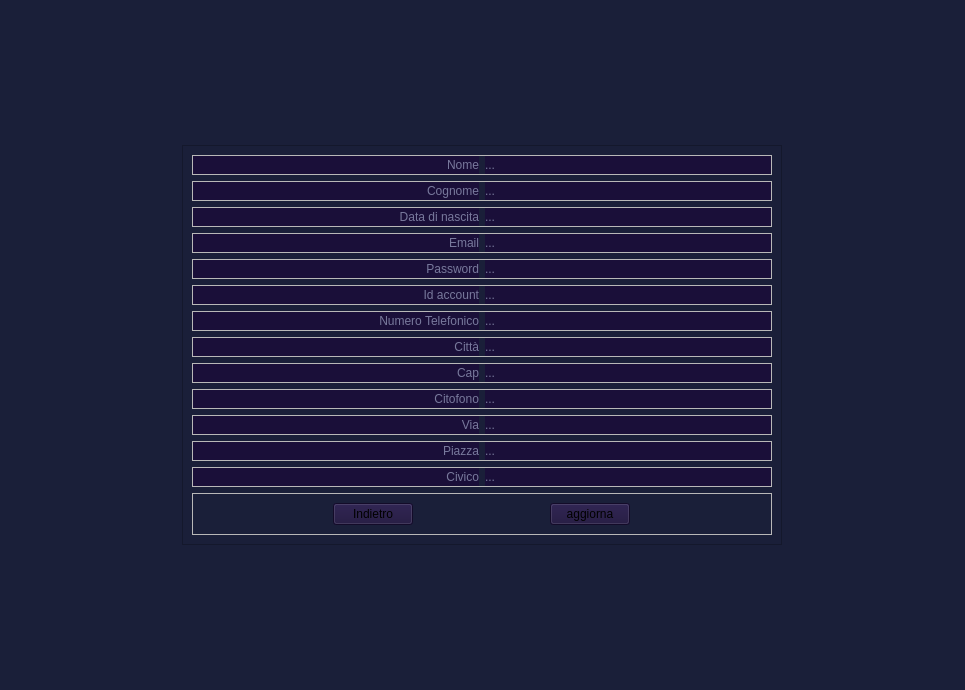
<?xml version="1.0" encoding="UTF-8"?>
<ui version="4.0">
 <class>Prodotti</class>
 <widget class="QWidget" name="Prodotti">
  <property name="geometry">
   <rect>
    <x>0</x>
    <y>0</y>
    <width>965</width>
    <height>690</height>
   </rect>
  </property>
  <property name="windowTitle">
   <string>Form</string>
  </property>
  <property name="styleSheet">
   <string notr="true">#Prodotti{
	background-color:#1a1f39;
}
QLabel{
	color:#78799c;
	background-color:#1a0f39;
}</string>
  </property>
  <layout class="QHBoxLayout" name="horizontalLayout_10">
   <item>
    <widget class="QFrame" name="frame">
     <property name="maximumSize">
      <size>
       <width>600</width>
       <height>400</height>
      </size>
     </property>
     <property name="styleSheet">
      <string notr="true">#frame{
	background-color:#1a1f39;
}</string>
     </property>
     <property name="frameShape">
      <enum>QFrame::StyledPanel</enum>
     </property>
     <property name="frameShadow">
      <enum>QFrame::Raised</enum>
     </property>
     <layout class="QVBoxLayout" name="verticalLayout">
      <item>
       <widget class="QFrame" name="frame_6">
        <property name="frameShape">
         <enum>QFrame::StyledPanel</enum>
        </property>
        <property name="frameShadow">
         <enum>QFrame::Raised</enum>
        </property>
        <layout class="QHBoxLayout" name="horizontalLayout_5">
         <property name="spacing">
          <number>6</number>
         </property>
         <property name="leftMargin">
          <number>0</number>
         </property>
         <property name="topMargin">
          <number>0</number>
         </property>
         <property name="rightMargin">
          <number>0</number>
         </property>
         <property name="bottomMargin">
          <number>0</number>
         </property>
         <item>
          <widget class="QLabel" name="nome">
           <property name="text">
            <string>Nome</string>
           </property>
           <property name="alignment">
            <set>Qt::AlignRight|Qt::AlignTrailing|Qt::AlignVCenter</set>
           </property>
          </widget>
         </item>
         <item>
          <widget class="QLabel" name="nomeDaIns">
           <property name="text">
            <string>...</string>
           </property>
          </widget>
         </item>
        </layout>
       </widget>
      </item>
      <item>
       <widget class="QFrame" name="frame_5">
        <property name="frameShape">
         <enum>QFrame::StyledPanel</enum>
        </property>
        <property name="frameShadow">
         <enum>QFrame::Raised</enum>
        </property>
        <layout class="QHBoxLayout" name="horizontalLayout_4">
         <property name="spacing">
          <number>6</number>
         </property>
         <property name="leftMargin">
          <number>0</number>
         </property>
         <property name="topMargin">
          <number>0</number>
         </property>
         <property name="rightMargin">
          <number>0</number>
         </property>
         <property name="bottomMargin">
          <number>0</number>
         </property>
         <item>
          <widget class="QLabel" name="cognome">
           <property name="text">
            <string>Cognome</string>
           </property>
           <property name="alignment">
            <set>Qt::AlignRight|Qt::AlignTrailing|Qt::AlignVCenter</set>
           </property>
          </widget>
         </item>
         <item>
          <widget class="QLabel" name="cognomeDaIns">
           <property name="text">
            <string>...</string>
           </property>
          </widget>
         </item>
        </layout>
       </widget>
      </item>
      <item>
       <widget class="QFrame" name="frame_7">
        <property name="frameShape">
         <enum>QFrame::StyledPanel</enum>
        </property>
        <property name="frameShadow">
         <enum>QFrame::Raised</enum>
        </property>
        <layout class="QHBoxLayout" name="horizontalLayout_6">
         <property name="spacing">
          <number>6</number>
         </property>
         <property name="leftMargin">
          <number>0</number>
         </property>
         <property name="topMargin">
          <number>0</number>
         </property>
         <property name="rightMargin">
          <number>0</number>
         </property>
         <property name="bottomMargin">
          <number>0</number>
         </property>
         <item>
          <widget class="QLabel" name="dataDiNascita">
           <property name="text">
            <string>Data di nascita</string>
           </property>
           <property name="alignment">
            <set>Qt::AlignRight|Qt::AlignTrailing|Qt::AlignVCenter</set>
           </property>
          </widget>
         </item>
         <item>
          <widget class="QLabel" name="dataDiNascitaDaIns">
           <property name="text">
            <string>...</string>
           </property>
          </widget>
         </item>
        </layout>
       </widget>
      </item>
      <item>
       <widget class="QFrame" name="frame_8">
        <property name="frameShape">
         <enum>QFrame::StyledPanel</enum>
        </property>
        <property name="frameShadow">
         <enum>QFrame::Raised</enum>
        </property>
        <layout class="QHBoxLayout" name="horizontalLayout_7">
         <property name="spacing">
          <number>6</number>
         </property>
         <property name="leftMargin">
          <number>0</number>
         </property>
         <property name="topMargin">
          <number>0</number>
         </property>
         <property name="rightMargin">
          <number>0</number>
         </property>
         <property name="bottomMargin">
          <number>0</number>
         </property>
         <item>
          <widget class="QLabel" name="email">
           <property name="text">
            <string>Email</string>
           </property>
           <property name="alignment">
            <set>Qt::AlignRight|Qt::AlignTrailing|Qt::AlignVCenter</set>
           </property>
          </widget>
         </item>
         <item>
          <widget class="QLabel" name="emailDaIns">
           <property name="text">
            <string>...</string>
           </property>
          </widget>
         </item>
        </layout>
       </widget>
      </item>
      <item>
       <widget class="QFrame" name="frame_12">
        <property name="frameShape">
         <enum>QFrame::StyledPanel</enum>
        </property>
        <property name="frameShadow">
         <enum>QFrame::Raised</enum>
        </property>
        <layout class="QHBoxLayout" name="horizontalLayout_12">
         <property name="spacing">
          <number>6</number>
         </property>
         <property name="leftMargin">
          <number>0</number>
         </property>
         <property name="topMargin">
          <number>0</number>
         </property>
         <property name="rightMargin">
          <number>0</number>
         </property>
         <property name="bottomMargin">
          <number>0</number>
         </property>
         <item>
          <widget class="QLabel" name="password">
           <property name="text">
            <string>Password</string>
           </property>
           <property name="alignment">
            <set>Qt::AlignRight|Qt::AlignTrailing|Qt::AlignVCenter</set>
           </property>
          </widget>
         </item>
         <item>
          <widget class="QLabel" name="passwordDaIns">
           <property name="text">
            <string>...</string>
           </property>
          </widget>
         </item>
        </layout>
       </widget>
      </item>
      <item>
       <widget class="QFrame" name="frame_9">
        <property name="frameShape">
         <enum>QFrame::StyledPanel</enum>
        </property>
        <property name="frameShadow">
         <enum>QFrame::Raised</enum>
        </property>
        <layout class="QHBoxLayout" name="horizontalLayout_8">
         <property name="spacing">
          <number>6</number>
         </property>
         <property name="leftMargin">
          <number>0</number>
         </property>
         <property name="topMargin">
          <number>0</number>
         </property>
         <property name="rightMargin">
          <number>0</number>
         </property>
         <property name="bottomMargin">
          <number>0</number>
         </property>
         <item>
          <widget class="QLabel" name="idAccount">
           <property name="text">
            <string>Id account</string>
           </property>
           <property name="alignment">
            <set>Qt::AlignRight|Qt::AlignTrailing|Qt::AlignVCenter</set>
           </property>
          </widget>
         </item>
         <item>
          <widget class="QLabel" name="idAccountDaIns">
           <property name="text">
            <string>...</string>
           </property>
          </widget>
         </item>
        </layout>
       </widget>
      </item>
      <item>
       <widget class="QFrame" name="frame_4">
        <property name="frameShape">
         <enum>QFrame::StyledPanel</enum>
        </property>
        <property name="frameShadow">
         <enum>QFrame::Raised</enum>
        </property>
        <layout class="QHBoxLayout" name="horizontalLayout_3">
         <property name="spacing">
          <number>6</number>
         </property>
         <property name="leftMargin">
          <number>0</number>
         </property>
         <property name="topMargin">
          <number>0</number>
         </property>
         <property name="rightMargin">
          <number>0</number>
         </property>
         <property name="bottomMargin">
          <number>0</number>
         </property>
         <item>
          <widget class="QLabel" name="numeroTelefonico">
           <property name="text">
            <string>Numero Telefonico</string>
           </property>
           <property name="alignment">
            <set>Qt::AlignRight|Qt::AlignTrailing|Qt::AlignVCenter</set>
           </property>
          </widget>
         </item>
         <item>
          <widget class="QLabel" name="numeroTelefonicoDaIns">
           <property name="text">
            <string>...</string>
           </property>
          </widget>
         </item>
        </layout>
       </widget>
      </item>
      <item>
       <widget class="QFrame" name="frame_13">
        <property name="frameShape">
         <enum>QFrame::StyledPanel</enum>
        </property>
        <property name="frameShadow">
         <enum>QFrame::Raised</enum>
        </property>
        <layout class="QHBoxLayout" name="horizontalLayout_13">
         <property name="spacing">
          <number>6</number>
         </property>
         <property name="leftMargin">
          <number>0</number>
         </property>
         <property name="topMargin">
          <number>0</number>
         </property>
         <property name="rightMargin">
          <number>0</number>
         </property>
         <property name="bottomMargin">
          <number>0</number>
         </property>
         <item>
          <widget class="QLabel" name="citta">
           <property name="text">
            <string>Città</string>
           </property>
           <property name="alignment">
            <set>Qt::AlignRight|Qt::AlignTrailing|Qt::AlignVCenter</set>
           </property>
          </widget>
         </item>
         <item>
          <widget class="QLabel" name="cittaDaIns">
           <property name="text">
            <string>...</string>
           </property>
          </widget>
         </item>
        </layout>
       </widget>
      </item>
      <item>
       <widget class="QFrame" name="frame_16">
        <property name="frameShape">
         <enum>QFrame::StyledPanel</enum>
        </property>
        <property name="frameShadow">
         <enum>QFrame::Raised</enum>
        </property>
        <layout class="QHBoxLayout" name="horizontalLayout_16">
         <property name="spacing">
          <number>6</number>
         </property>
         <property name="leftMargin">
          <number>0</number>
         </property>
         <property name="topMargin">
          <number>0</number>
         </property>
         <property name="rightMargin">
          <number>0</number>
         </property>
         <property name="bottomMargin">
          <number>0</number>
         </property>
         <item>
          <widget class="QLabel" name="cap">
           <property name="text">
            <string>Cap</string>
           </property>
           <property name="alignment">
            <set>Qt::AlignRight|Qt::AlignTrailing|Qt::AlignVCenter</set>
           </property>
          </widget>
         </item>
         <item>
          <widget class="QLabel" name="capDaIns">
           <property name="text">
            <string>...</string>
           </property>
          </widget>
         </item>
        </layout>
       </widget>
      </item>
      <item>
       <widget class="QFrame" name="frame_14">
        <property name="frameShape">
         <enum>QFrame::StyledPanel</enum>
        </property>
        <property name="frameShadow">
         <enum>QFrame::Raised</enum>
        </property>
        <layout class="QHBoxLayout" name="horizontalLayout_14">
         <property name="spacing">
          <number>6</number>
         </property>
         <property name="leftMargin">
          <number>0</number>
         </property>
         <property name="topMargin">
          <number>0</number>
         </property>
         <property name="rightMargin">
          <number>0</number>
         </property>
         <property name="bottomMargin">
          <number>0</number>
         </property>
         <item>
          <widget class="QLabel" name="citofono">
           <property name="text">
            <string>Citofono</string>
           </property>
           <property name="alignment">
            <set>Qt::AlignRight|Qt::AlignTrailing|Qt::AlignVCenter</set>
           </property>
          </widget>
         </item>
         <item>
          <widget class="QLabel" name="citofonoDaIns">
           <property name="text">
            <string>...</string>
           </property>
          </widget>
         </item>
        </layout>
       </widget>
      </item>
      <item>
       <widget class="QFrame" name="frame_3">
        <property name="frameShape">
         <enum>QFrame::StyledPanel</enum>
        </property>
        <property name="frameShadow">
         <enum>QFrame::Raised</enum>
        </property>
        <layout class="QHBoxLayout" name="horizontalLayout_2">
         <property name="spacing">
          <number>6</number>
         </property>
         <property name="leftMargin">
          <number>0</number>
         </property>
         <property name="topMargin">
          <number>0</number>
         </property>
         <property name="rightMargin">
          <number>0</number>
         </property>
         <property name="bottomMargin">
          <number>0</number>
         </property>
         <item>
          <widget class="QLabel" name="via">
           <property name="text">
            <string>Via</string>
           </property>
           <property name="alignment">
            <set>Qt::AlignRight|Qt::AlignTrailing|Qt::AlignVCenter</set>
           </property>
          </widget>
         </item>
         <item>
          <widget class="QLabel" name="viaDaIns">
           <property name="text">
            <string>...</string>
           </property>
          </widget>
         </item>
        </layout>
       </widget>
      </item>
      <item>
       <widget class="QFrame" name="frame_15">
        <property name="frameShape">
         <enum>QFrame::StyledPanel</enum>
        </property>
        <property name="frameShadow">
         <enum>QFrame::Raised</enum>
        </property>
        <layout class="QHBoxLayout" name="horizontalLayout_15">
         <property name="spacing">
          <number>6</number>
         </property>
         <property name="leftMargin">
          <number>0</number>
         </property>
         <property name="topMargin">
          <number>0</number>
         </property>
         <property name="rightMargin">
          <number>0</number>
         </property>
         <property name="bottomMargin">
          <number>0</number>
         </property>
         <item>
          <widget class="QLabel" name="piazza">
           <property name="text">
            <string>Piazza</string>
           </property>
           <property name="alignment">
            <set>Qt::AlignRight|Qt::AlignTrailing|Qt::AlignVCenter</set>
           </property>
          </widget>
         </item>
         <item>
          <widget class="QLabel" name="piazzaDaIns">
           <property name="text">
            <string>...</string>
           </property>
          </widget>
         </item>
        </layout>
       </widget>
      </item>
      <item>
       <widget class="QFrame" name="frame_11">
        <property name="frameShape">
         <enum>QFrame::StyledPanel</enum>
        </property>
        <property name="frameShadow">
         <enum>QFrame::Raised</enum>
        </property>
        <layout class="QHBoxLayout" name="horizontalLayout_11">
         <property name="spacing">
          <number>6</number>
         </property>
         <property name="leftMargin">
          <number>0</number>
         </property>
         <property name="topMargin">
          <number>0</number>
         </property>
         <property name="rightMargin">
          <number>0</number>
         </property>
         <property name="bottomMargin">
          <number>0</number>
         </property>
         <item>
          <widget class="QLabel" name="civico">
           <property name="text">
            <string>Civico</string>
           </property>
           <property name="alignment">
            <set>Qt::AlignRight|Qt::AlignTrailing|Qt::AlignVCenter</set>
           </property>
          </widget>
         </item>
         <item>
          <widget class="QLabel" name="civicoDaIns">
           <property name="text">
            <string>...</string>
           </property>
          </widget>
         </item>
        </layout>
       </widget>
      </item>
      <item>
       <widget class="QFrame" name="frame_2">
        <property name="frameShape">
         <enum>QFrame::StyledPanel</enum>
        </property>
        <property name="frameShadow">
         <enum>QFrame::Raised</enum>
        </property>
        <layout class="QHBoxLayout" name="horizontalLayout">
         <item>
          <widget class="QPushButton" name="indietroBtn">
           <property name="maximumSize">
            <size>
             <width>80</width>
             <height>30</height>
            </size>
           </property>
           <property name="cursor">
            <cursorShape>PointingHandCursor</cursorShape>
           </property>
           <property name="styleSheet">
            <string notr="true">#indietroBtn{
	background-color:#1a0f39;
}</string>
           </property>
           <property name="text">
            <string>Indietro</string>
           </property>
          </widget>
         </item>
         <item>
          <widget class="QPushButton" name="aggiornaBtn">
           <property name="maximumSize">
            <size>
             <width>80</width>
             <height>30</height>
            </size>
           </property>
           <property name="cursor">
            <cursorShape>PointingHandCursor</cursorShape>
           </property>
           <property name="styleSheet">
            <string notr="true">#aggiornaBtn{
	background-color:#1a0f39;
}</string>
           </property>
           <property name="text">
            <string>aggiorna</string>
           </property>
          </widget>
         </item>
        </layout>
       </widget>
      </item>
     </layout>
    </widget>
   </item>
  </layout>
 </widget>
 <resources>
  <include location="../resources.qrc"/>
 </resources>
 <connections/>
</ui>
